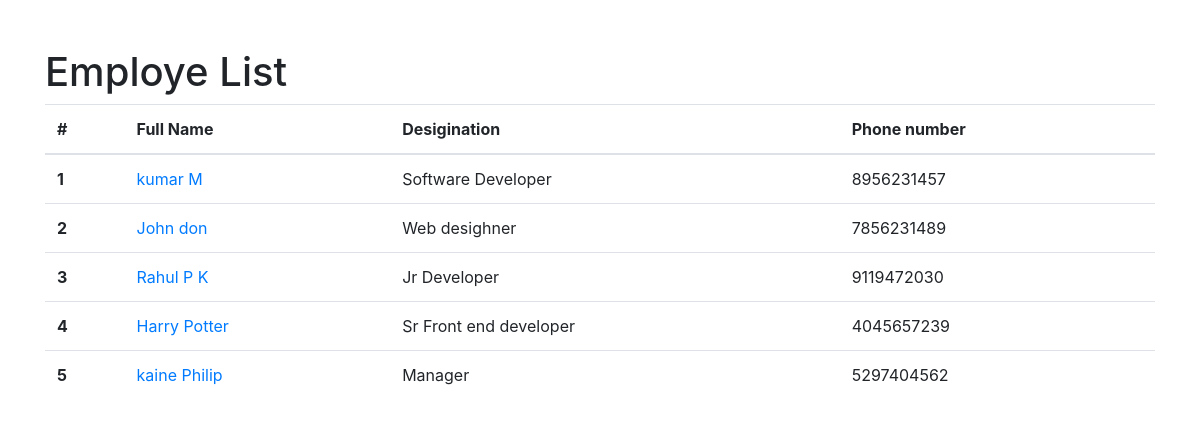
The page / on the database its author committed.
### employees/models.py (models this page shows, shortened)
class employee(models.Model):
    first_name = models.CharField(max_length=100)
    last_name = models.CharField(max_length=100)
    photo = models.ImageField(upload_to='images')
    designation = models.CharField(max_length=100)
    email_address = models.EmailField(max_length=100, unique=True)
    phone_number = models.CharField(max_length=12, blank=True)
    created_at = models.DateTimeField(auto_now_add=True)
    updated_at = models.DateTimeField(auto_now=True)

### mysite/views.py (the view)
# urls.py: 2. Add a URL to urlpatterns:  path('', views.home, name='home')
def home(request):
    employeess = employee.objects.all()
    context = {
        'employess' : employeess,
    }
    return render(request,'home.html',context)

### templates/home.html (shortened to what this page needs)
{% load static %}
<!DOCTYPE html>
<html lang="en">
<head>
    <link rel="stylesheet" href="https://cdn.jsdelivr.net/npm/bootstrap@4.5.3/dist/css/bootstrap.min.css">
</head>
<body>
   <div class="container pt-5">
    <h1>Employe List</h1>
    <table class="table">
        <thead>
          <tr>
            <th scope="col">#</th>
            <th scope="col">Full Name </th>
            <th scope="col">Desigination</th>
            <th scope="col">Phone number</th>
          </tr>
        </thead>
        <tbody>
          {% for emp in employess %}
          <tr>
            <th >{{ forloop.counter }}</th>
            <td><a href="{% url 'employee_detail' emp.id %}">{{ emp.first_name }} {{ emp.last_name }}</a></td>
            <td>{{ emp.designation }}</td>
            <td>{{ emp.phone_number }}</td>
          </tr>
          {% endfor %}
        </tbody>
      </table>
   </div>
</body>
</html>

### rows shown on the page
employee: first_name "kumar", last_name "M", designation "Software Developer", phone_number "8956231457"
employee: first_name "John", last_name "don", designation "Web desighner", phone_number "7856231489"
employee: first_name "Rahul", last_name "P K", designation "Jr Developer", phone_number "9119472030"
employee: first_name "Harry", last_name "Potter", designation "Sr Front end developer", phone_number "4045657239"
employee: first_name "kaine", last_name "Philip", designation "Manager", phone_number "5297404562"
